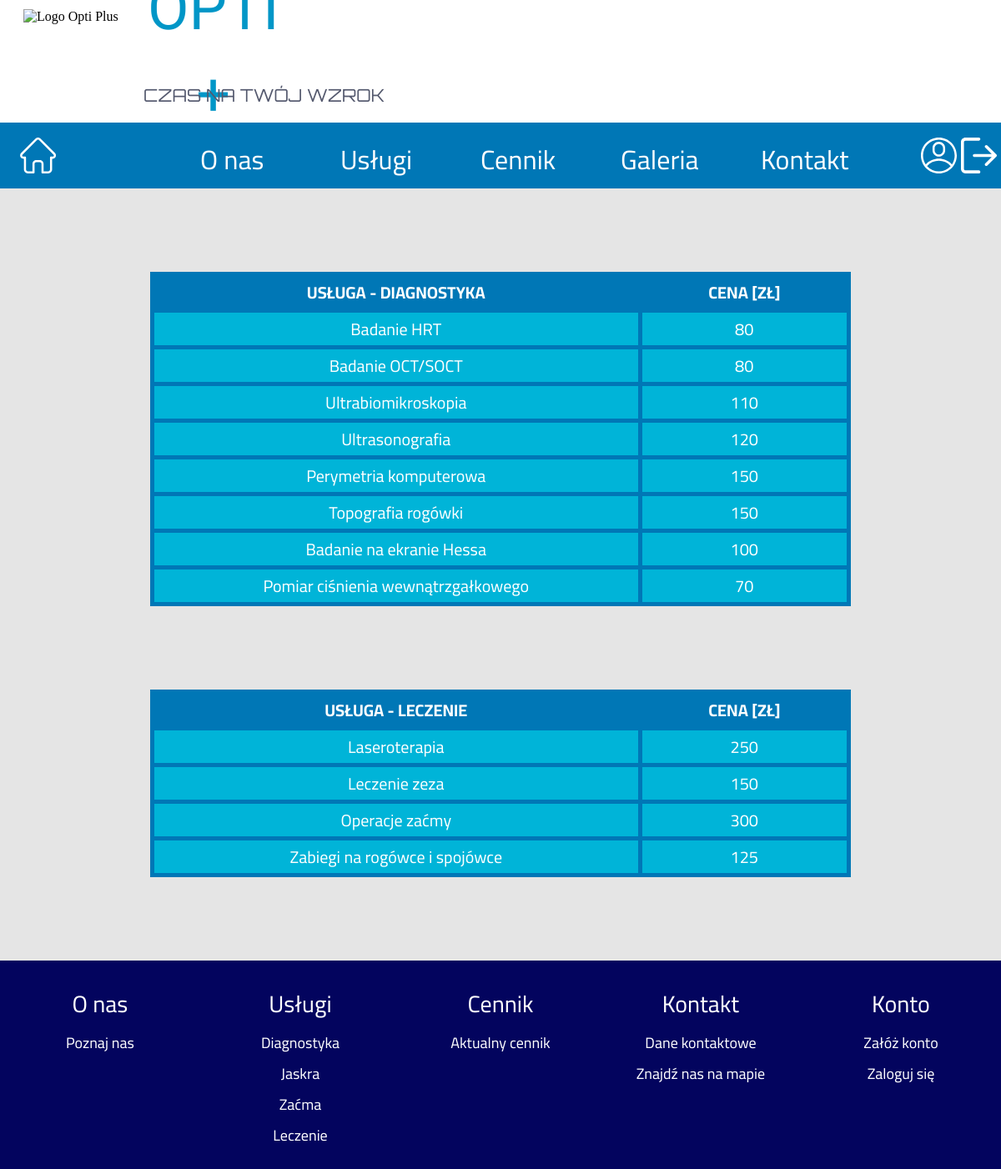
/pricelist/ (signed in), run on an earlier commit of the app's database.
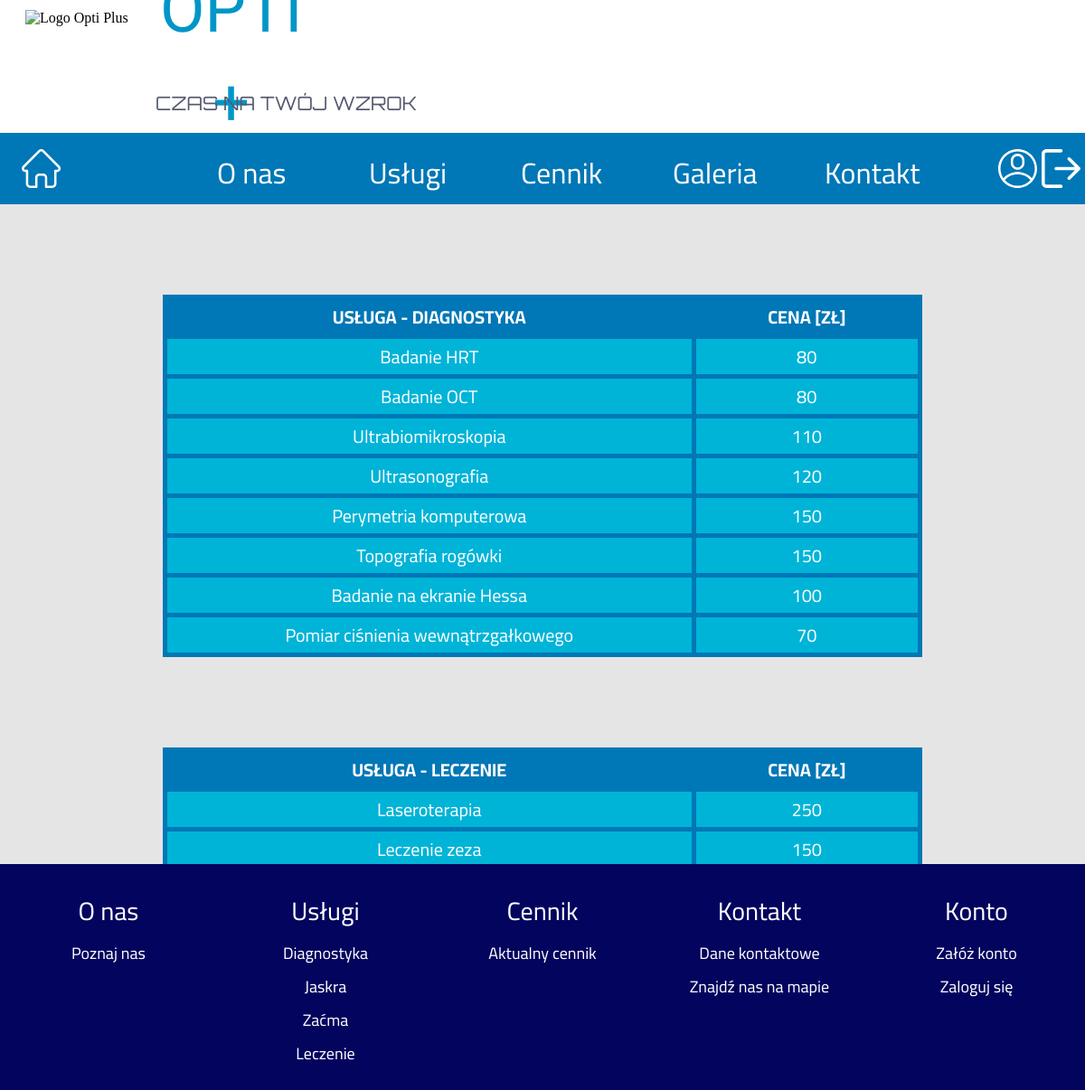
And on a later commit of the database.
### app/models.py (models this page shows, shortened)
class Services(models.Model):
    name = models.CharField(max_length=200,unique=True)
    service_type = models.ForeignKey(Servicetypes,on_delete=models.CASCADE)
    person = models.ForeignKey(Workers,on_delete=models.CASCADE)
    price = models.IntegerField()

### app/views.py (the view)
# urls.py: path('pricelist/',views.serviceslist,name='pricelist'),
def serviceslist(request):
    price_info_d = Services.objects.filter(service_type=2) #id = 2 - Diagnostyka in data base table
    price_info_l = Services.objects.filter(service_type=1) #id = 1 - Leczenie in data base table
    price_dict = {'priceinfod':price_info_d,'priceinfol':price_info_l}
    return render(request,'app/pricelist.html',context=price_dict)

### templates/app/pricelist.html
{% extends "app/base.html" %}
{% load static %}
  {% block head_block %}
  <link rel="stylesheet" href="{% static "css/app/pricelist.css" %}">
  {% endblock %}
  {% block body_block %}
    <div class="container">
      <table class="diagnostyka">
        <thead>
          <th>USŁUGA - DIAGNOSTYKA</th>
          <th>CENA [ZŁ]</th>
        </thead>
        {% if priceinfod %}
          {% for p in priceinfod %}
            <tr>
              <td>{{ p.name }}</td>
              <td>{{ p.price }}</td>
            </tr>
          {% endfor %}
        {% endif %}
      </table>
      <table class="leczenie">
        <thead>
          <th>USŁUGA - LECZENIE</th>
          <th>CENA [ZŁ]</th>
        </thead>
        {% if priceinfol %}
          {% for p in priceinfol %}
            <tr>
              <td>{{ p.name }}</td>
              <td>{{ p.price }}</td>
            </tr>
          {% endfor %}
        {% endif %}
      </table>
    </div>
  {% endblock %}

What changed in the data, as far as the page shows it:
no longer on this page (row unchanged): Services: name "Operacje zaćmy", price "300"
no longer on this page (row unchanged): Services: name "Zabiegi na rogówce i spojówce", price "125"
changed Services: name "Badanie OCT/SOCT" → "Badanie OCT"
